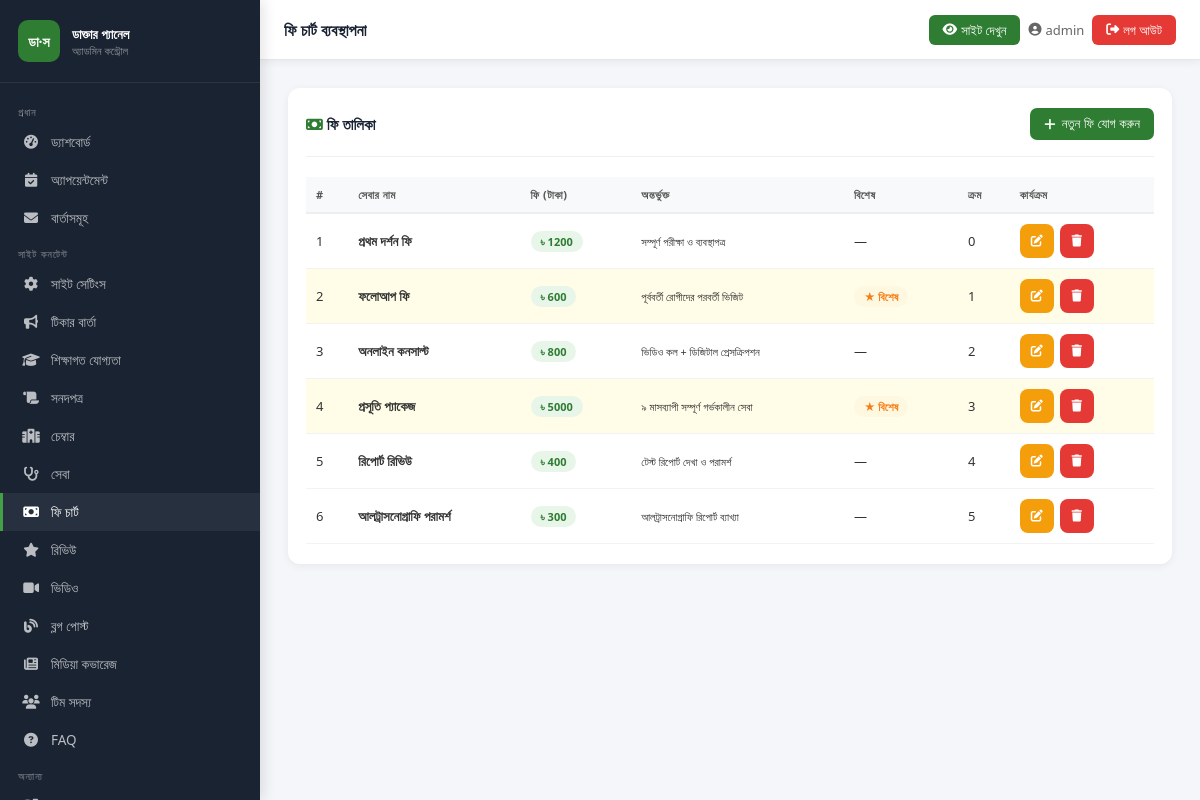
Page /admin-panel/fees/ (signed in) on the committed database.
### core/models.py (models this page shows, shortened)
class FeeItem(models.Model):
    service_name = models.CharField(max_length=200)
    fee = models.IntegerField()
    includes = models.CharField(max_length=300)
    is_featured = models.BooleanField(default=False)
    is_active = models.BooleanField(default=True)
    order = models.IntegerField(default=0)
    class Meta:
        ordering = ['order']
        verbose_name = 'ফি তালিকা'

### core/admin_views.py (the view, shortened to what this page needs)
# urls.py: path('fees/', av.manage_fees, name='admin_fees'),
@login_required(login_url='/admin-panel/login/')
def manage_fees(request):
    items = FeeItem.objects.all()
    return render(request, 'admin_panel/fees.html', {'items': items})

### core/context_processors.py (called while the page is built)
def site_settings(request):
    try:
        settings = SiteSettings.objects.first()
        if not settings:
            settings = SiteSettings()
    except Exception:
        settings = SiteSettings()
    return {'site': settings}

### templates/admin_panel/fees.html (shortened to what this page needs)
{% extends "admin_panel/base_admin.html" %}
{% block page_title %}ফি চার্ট ব্যবস্থাপনা{% endblock %}
{% block nav_fees %}active{% endblock %}
{% block content %}
<div class="card">
  <div class="card__header">
    <span class="card__title"><i class="fas fa-money-bill" style="color:#2e7d32"></i> ফি তালিকা</span>
    <button class="btn btn-primary" onclick="openModal('addModal')"><i class="fas fa-plus"></i> নতুন ফি যোগ করুন</button>
  </div>
  <div style="overflow-x:auto">
  <table class="tbl">
    <thead><tr><th>#</th><th>সেবার নাম</th><th>ফি (টাকা)</th><th>অন্তর্ভুক্ত</th><th>বিশেষ</th><th>ক্রম</th><th>কার্যক্রম</th></tr></thead>
    <tbody>
      {% for item in items %}
      <tr {% if item.is_featured %}style="background:#fffde7"{% endif %}>
        <td>{{ item.pk }}</td>
        <td><strong>{{ item.service_name }}</strong></td>
        <td><span class="badge badge-success">৳ {{ item.fee }}</span></td>
        <td><small>{{ item.includes }}</small></td>
        <td>{% if item.is_featured %}<span class="badge badge-warning">★ বিশেষ</span>{% else %}—{% endif %}</td>
        <td>{{ item.order }}</td>
        <td>
          <div class="action-buttons">
            <button class="btn btn-warning btn-sm btn-icon" onclick="openEdit({{ item.pk }},'{{ item.service_name|escapejs }}',{{ item.fee }},'{{ item.includes|escapejs }}',{{ item.is_featured|yesno:'true,false' }},{{ item.order }})"><i class="fas fa-edit"></i></button>
            <form method="POST" style="display:inline" onsubmit="return confirm('মুছবেন?')"><button type="submit" class="btn btn-danger btn-sm btn-icon"><i class="fas fa-trash"></i></button></form>
          </div>
        </td>
      </tr>
      {% empty %}<tr><td colspan="7"><div class="empty-state"><i class="fas fa-money-bill"></i><p>কোনো ফি নেই</p></div></td></tr>
      {% endfor %}
    </tbody>
  </table>
  </div>
</div>
{% endblock %}

### templates/admin_panel/base_admin.html (shortened to what this page needs)
<!DOCTYPE html>
<html lang="bn">
<head>
  <link rel="stylesheet" href="https://cdnjs.cloudflare.com/ajax/libs/font-awesome/6.5.0/css/all.min.css">
  {% load static %}
</head>
<body>
<aside class="sidebar" id="sidebar">
  <div class="sidebar__brand">
    <div class="sidebar__brand-icon">ডা·স</div>
    <div class="sidebar__brand-text">
      <h3>ডাক্তার প্যানেল</h3>
      <p>অ্যাডমিন কন্ট্রোল</p>
    </div>
  </div>
  <nav class="sidebar__nav">
    <div class="nav-section-label">প্রধান</div>
    <a href="{% url 'admin_dashboard' %}" class="sidebar__link {% block nav_dashboard %}{% endblock %}"><i class="fas fa-tachometer-alt"></i> ড্যাশবোর্ড</a>
    <a href="{% url 'admin_appointments' %}" class="sidebar__link {% block nav_appointments %}{% endblock %}"><i class="fas fa-calendar-check"></i> অ্যাপয়েন্টমেন্ট</a>
    <a href="{% url 'admin_messages' %}" class="sidebar__link {% block nav_messages %}{% endblock %}"><i class="fas fa-envelope"></i> বার্তাসমূহ</a>
    <div class="nav-section-label">সাইট কনটেন্ট</div>
    <a href="{% url 'admin_site_settings' %}" class="sidebar__link {% block nav_settings %}{% endblock %}"><i class="fas fa-cog"></i> সাইট সেটিংস</a>
    <a href="{% url 'admin_tickers' %}" class="sidebar__link {% block nav_tickers %}{% endblock %}"><i class="fas fa-bullhorn"></i> টিকার বার্তা</a>
    <a href="{% url 'admin_qualifications' %}" class="sidebar__link {% block nav_qualifications %}{% endblock %}"><i class="fas fa-graduation-cap"></i> শিক্ষাগত যোগ্যতা</a>
    <a href="{% url 'admin_certificates' %}" class="sidebar__link {% block nav_certificates %}{% endblock %}"><i class="fas fa-scroll"></i> সনদপত্র</a>
    <a href="{% url 'admin_chambers' %}" class="sidebar__link {% block nav_chambers %}{% endblock %}"><i class="fas fa-hospital-alt"></i> চেম্বার</a>
    <a href="{% url 'admin_services' %}" class="sidebar__link {% block nav_services %}{% endblock %}"><i class="fas fa-stethoscope"></i> সেবা</a>
    <a href="{% url 'admin_fees' %}" class="sidebar__link {% block nav_fees %}{% endblock %}"><i class="fas fa-money-bill"></i> ফি চার্ট</a>
    <a href="{% url 'admin_reviews' %}" class="sidebar__link {% block nav_reviews %}{% endblock %}"><i class="fas fa-star"></i> রিভিউ</a>
    <a href="{% url 'admin_videos' %}" class="sidebar__link {% block nav_videos %}{% endblock %}"><i class="fas fa-video"></i> ভিডিও</a>
    <a href="{% url 'admin_blogs' %}" class="sidebar__link {% block nav_blogs %}{% endblock %}"><i class="fas fa-blog"></i> ব্লগ পোস্ট</a>
    <a href="{% url 'admin_media' %}" class="sidebar__link {% block nav_media %}{% endblock %}"><i class="fas fa-newspaper"></i> মিডিয়া কভারেজ</a>
    <a href="{% url 'admin_team' %}" class="sidebar__link {% block nav_team %}{% endblock %}"><i class="fas fa-users"></i> টিম সদস্য</a>
    <a href="{% url 'admin_faqs' %}" class="sidebar__link {% block nav_faqs %}{% endblock %}"><i class="fas fa-question-circle"></i> FAQ</a>
    <div class="nav-section-label">অন্যান্য</div>
    <a href="/" target="_blank" class="sidebar__link"> সাইট দেখুন</a>
  </nav>
</aside>
<div class="topbar">
  <div style="display:flex; align-items:center; gap:8px;">
    <span class="topbar__title">{% block page_title %}ড্যাশবোর্ড{% endblock %}</span>
  </div>
  <div class="topbar__right">
    <a href="/" target="_blank" class="view-site-btn"><i class="fas fa-eye"></i> <span class="hide-xs">সাইট দেখুন</span></a>
    <span class="topbar__user"><i class="fas fa-user-circle"></i> <span class="hide-sm">{{ request.user.username }}</span></span>
    <a href="{% url 'admin_logout' %}" class="topbar__logout"><i class="fas fa-sign-out-alt"></i> <span class="hide-xs">লগ আউট</span></a>
  </div>
</div>
<main class="main-content">
  {% block content %}{% endblock %}
</main>
</body>
</html>

### rows in the picture
FeeItem: pk "1", service_name "প্রথম দর্শন ফি", fee "1200", includes "সম্পূর্ণ পরীক্ষা ও ব্যবস্থাপত্র", order "0"
FeeItem: pk "2", service_name "ফলোআপ ফি", fee "600", includes "পূর্ববর্তী রোগীদের পরবর্তী ভিজিট", is_featured "★ বিশেষ", order "1"
FeeItem: pk "3", service_name "অনলাইন কনসাল্ট", fee "800", includes "ভিডিও কল + ডিজিটাল প্রেসক্রিপশন", order "2"
FeeItem: pk "4", service_name "প্রসূতি প্যাকেজ", fee "5000", includes "৯ মাসব্যাপী সম্পূর্ণ গর্ভকালীন সেবা", is_featured "★ বিশেষ", order "3"
FeeItem: pk "5", service_name "রিপোর্ট রিভিউ", fee "400", includes "টেস্ট রিপোর্ট দেখা ও পরামর্শ", order "4"
FeeItem: pk "6", service_name "আলট্রাসনোগ্রাফি পরামর্শ", fee "300", includes "আলট্রাসনোগ্রাফি রিপোর্ট ব্যাখ্যা", order "5"

### other values in the picture
{{ request.user.username }} "admin"
